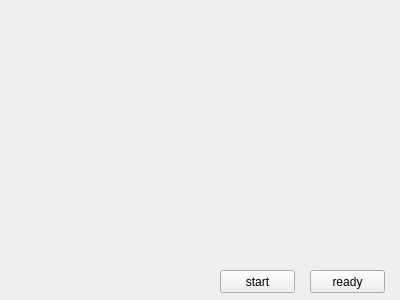
<?xml version="1.0" encoding="UTF-8"?>
<ui version="4.0">
 <class>ActiveX</class>
 <widget class="QWidget" name="ActiveX">
  <property name="geometry">
   <rect>
    <x>0</x>
    <y>0</y>
    <width>400</width>
    <height>300</height>
   </rect>
  </property>
  <property name="windowTitle">
   <string>ActiveX</string>
  </property>
  <widget class="QPushButton" name="pushButton">
   <property name="geometry">
    <rect>
     <x>310</x>
     <y>270</y>
     <width>75</width>
     <height>23</height>
    </rect>
   </property>
   <property name="text">
    <string>ready</string>
   </property>
  </widget>
  <widget class="QPushButton" name="pushButton_2">
   <property name="geometry">
    <rect>
     <x>220</x>
     <y>270</y>
     <width>75</width>
     <height>23</height>
    </rect>
   </property>
   <property name="text">
    <string>start</string>
   </property>
  </widget>
 </widget>
 <layoutdefault spacing="6" margin="11"/>
 <resources/>
 <connections/>
</ui>
